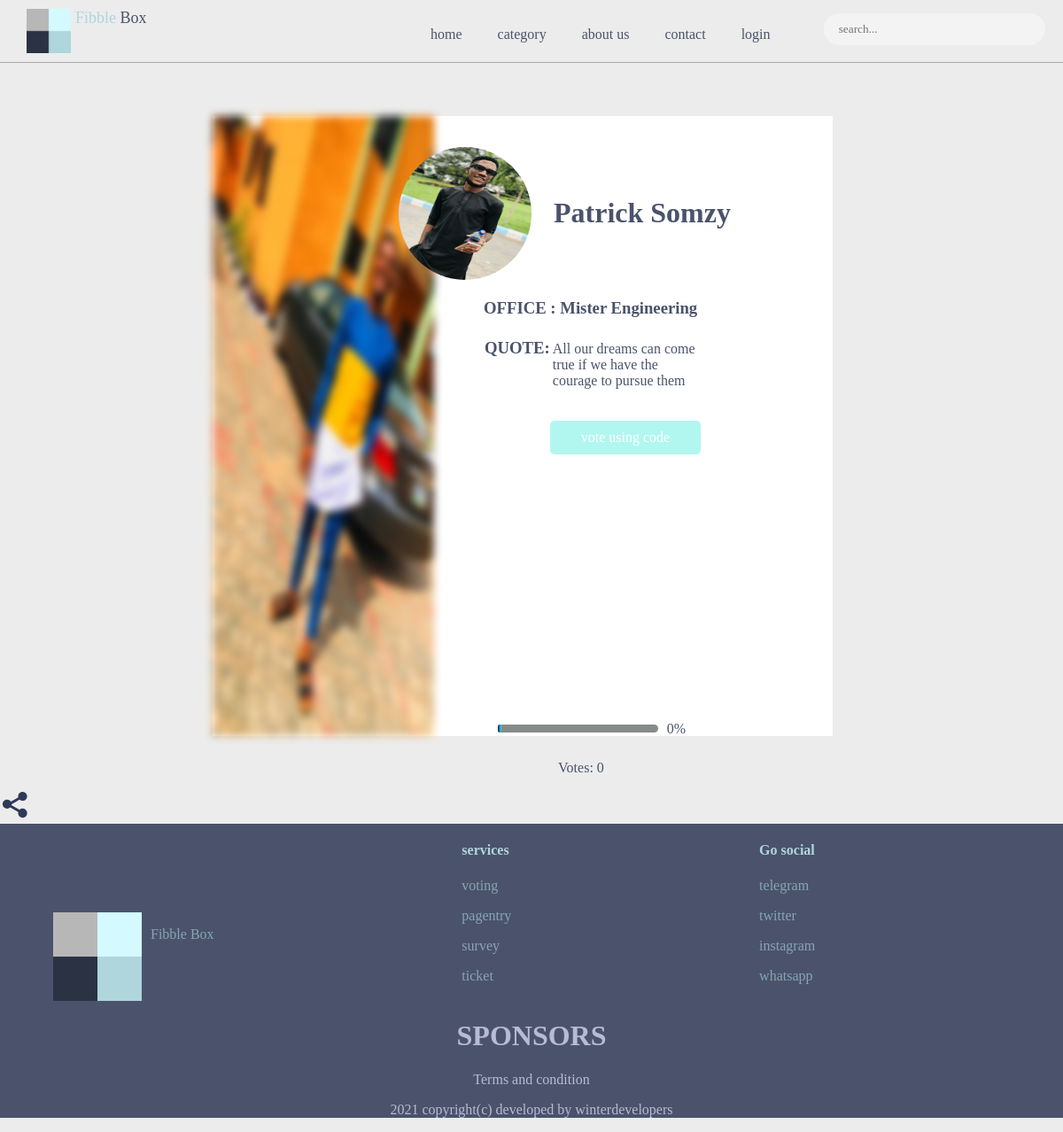
/candidate/8/, run on the app's committed database.
### fibblebox_app/models.py (models this page shows, shortened)
class Candidate(models.Model):
    event = models.ForeignKey(Event, on_delete=models.CASCADE, related_name='event_candidate')
    office = models.ForeignKey(Office, on_delete=models.CASCADE, related_name='candidate_office', null=True)
    name = models.CharField(max_length=100)
    quote = models.CharField(max_length=250)
    background_image = models.ImageField()
    personal_image = models.ImageField()
    votes = models.IntegerField()
    @property
    def background_image_URL(self):
        try:
            image =   self.background_image.url
        except:
            image = ''
        return image
    @property
    def personal_image_URL(self):
        try:
            image = self.personal_image.url
        except:
            image = ''
        return image
        total_votes = sum([vote  for vote in range(0,self.votes - 1)])
        return total_votes

class Office(models.Model):
    event = models.ForeignKey(Event, on_delete=models.CASCADE, related_name='event_office')
    office_name = models.CharField(max_length=200)
    @property
    def office_total_votes(self):
        votes = self.candidate_office.all()
        office_votes = sum([x.votes for x in votes])
        return office_votes
    def __str__(self):
        return self.office_name

### fibblebox_app/views.py (the view, shortened to what this page needs)
# urls.py: path('candidate/<slug:id>/', candidate, name='candidate'),
def candidate(request, id):
    candidate = get_object_or_404(Candidate, id=id)
    coupon_code = votingCode.objects.all()
    share_string = 'vote me'
    coupon_list = []
    for x in coupon_code:
        coupon_list.append(x.coupon)
    print(coupon_list)
    context = {'candidate':candidate, 'share_string':share_string}
    template_name = 'candidate.html'
    return render(request, template_name, context)

### templates/candidate.html (shortened to what this page needs)
{% extends "base.html" %}
{% load static %}
{% block content %}
<div class="candidate">
    <img src="{{candidate.background_image_URL}}" alt='image'>
    <img class="candidate-img" src="{{candidate.personal_image_URL}}" alt="personal-image">
    <h1>{{candidate.name}}</h1>
    <div>
        <h3 style="margin-bottom: 3px; margin-top: 30px; margin-left: 25px;">OFFICE : {{candidate.office}}</h3>
        <div style="display: flex; flex-direction: row; margin-top: 1px;">
            <h3 style="padding: 1px; margin-left: 25px;">QUOTE: </h3>
            <p class="candidate-quote" style="inline-size: 170px;">{{candidate.quote}}</p>
        </div>
        <div style="position: relative;">
            <div id="candidate-code" class="candidate-code" > vote using code</div>
        </div>
       <div class="candidate-vote">
        </div>
        <div class="candidate-submit">
        </div>
        <div style="position: relative; height: 200px;">
            <div style="position: absolute; top:120%; left: 40%;"> Votes: {{candidate.votes}}</div>
            <div style="position: absolute; top:100%; left: 15%; background-color: rgb(136, 138, 138); height: 5px; width:65%; padding: 2px; border-radius: 5px;" ></div>
            <div style="position: absolute; top:100%; left: 15%;background-image:linear-gradient(to right, rgb(27, 18, 75),rgb(30, 247, 247));
             height:5px; width:{% widthratio candidate.votes candidate.office.office_total_votes 65 %}%; padding:2px; border-radius:5px;" ></div>
            <div style="position: absolute; top:98%; left: 85%;"> {% widthratio candidate.votes candidate.office.office_total_votes 100 %}% </div>
        </div>
    </div>
</div>
<div style="display: flex; flex-direction: row;" >
    <div id="candidate-share" class="candidate-share">
    </div>
</div>
{% endblock %}

### static/css/fibblebox.css (style rules this page uses)
:root { --font-color: #4A536B; --background-color: rgb(236, 236, 236); --background-color-dark: #4A536B; --background-color-form-input: #D4F9FF; }
body { margin: 0px; padding: 0px; color : var(--font-color); font-family: 'Poppins'; background-color: var(--background-color); }
.candidate { margin: 5% 20%; height: 700px; width: 700px; background-color: white; position: relative; }
.candidate > h1 { position: absolute; top: 10%; left: 55%; }
.candidate > img:first-child { width: 250px; height: 700px; filter: blur(5px); -webkit-filter:blur(5px); }
.candidate-img { width:150px; height:150px; border-radius: 50%; position: absolute; top: 5%; left:30%; }
.candidate > div { position: absolute; top:25%; left:40%; padding: 1px; }
.candidate-code { padding: 10px; background-color: rgb(177, 247, 240); width: 150px; color: white; margin-top: 20px; margin-left: 100px; border-radius: 5px; text-align: center; }
.candidate-submit { display: flex; flex-direction: row; background-color: rgb(255, 255, 255); height: 45px; width: 165px; color: white; margin-top: 20px; margin-left: 100px; border-radius: 5px; }
.candidate-vote { display: flex; flex-direction: row; padding: 10px; margin-top: 20px; margin-left: 85px; }
.candidate-quote { inline-size: 200px; margin-top: 23px; padding-left: 2px; }

### static/css/fibblebox_mobile.css (style rules this page uses)
:root { --font-color: #4A536B; --background-color: rgb(236, 236, 236); --background-color-dark: #4A536B; --background-color-form-input: #D4F9FF; }

### data on the page
Candidate: background_image_URL (picture), personal_image_URL (picture), name "Patrick Somzy", office "Mister Engineering", quote "All our dreams can come true if we have the courage to pursue them", votes "0", votes+office "0"
